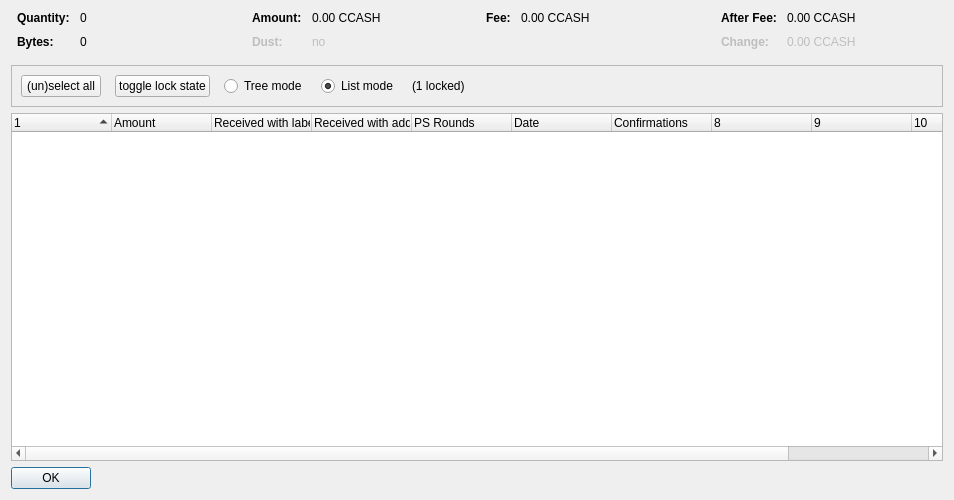
<?xml version="1.0" encoding="UTF-8"?>
<ui version="4.0">
 <class>CoinControlDialog</class>
 <widget class="QDialog" name="CoinControlDialog">
  <property name="geometry">
   <rect>
    <x>0</x>
    <y>0</y>
    <width>954</width>
    <height>500</height>
   </rect>
  </property>
  <property name="windowTitle">
   <string>Coin Selection</string>
  </property>
  <layout class="QVBoxLayout" name="verticalLayout">
   <item>
    <layout class="QHBoxLayout" name="horizontalLayoutTop" stretch="0,0,0,0">
     <property name="topMargin">
      <number>0</number>
     </property>
     <property name="bottomMargin">
      <number>10</number>
     </property>
     <item>
      <layout class="QFormLayout" name="formLayoutCoinControl1">
       <property name="horizontalSpacing">
        <number>10</number>
       </property>
       <property name="verticalSpacing">
        <number>10</number>
       </property>
       <property name="leftMargin">
        <number>6</number>
       </property>
       <property name="rightMargin">
        <number>6</number>
       </property>
       <item row="0" column="0">
        <widget class="QLabel" name="labelCoinControlQuantityText">
         <property name="font">
          <font>
           <weight>75</weight>
           <bold>true</bold>
          </font>
         </property>
         <property name="text">
          <string>Quantity:</string>
         </property>
        </widget>
       </item>
       <item row="0" column="1">
        <widget class="QLabel" name="labelCoinControlQuantity">
         <property name="cursor">
          <cursorShape>IBeamCursor</cursorShape>
         </property>
         <property name="contextMenuPolicy">
          <enum>Qt::ActionsContextMenu</enum>
         </property>
         <property name="text">
          <string notr="true">0</string>
         </property>
         <property name="textInteractionFlags">
          <set>Qt::LinksAccessibleByMouse|Qt::TextSelectableByKeyboard|Qt::TextSelectableByMouse</set>
         </property>
        </widget>
       </item>
       <item row="1" column="0">
        <widget class="QLabel" name="labelCoinControlBytesText">
         <property name="font">
          <font>
           <weight>75</weight>
           <bold>true</bold>
          </font>
         </property>
         <property name="text">
          <string>Bytes:</string>
         </property>
        </widget>
       </item>
       <item row="1" column="1">
        <widget class="QLabel" name="labelCoinControlBytes">
         <property name="cursor">
          <cursorShape>IBeamCursor</cursorShape>
         </property>
         <property name="contextMenuPolicy">
          <enum>Qt::ActionsContextMenu</enum>
         </property>
         <property name="text">
          <string notr="true">0</string>
         </property>
         <property name="textInteractionFlags">
          <set>Qt::LinksAccessibleByMouse|Qt::TextSelectableByKeyboard|Qt::TextSelectableByMouse</set>
         </property>
        </widget>
       </item>
      </layout>
     </item>
     <item>
      <layout class="QFormLayout" name="formLayoutCoinControl2">
       <property name="horizontalSpacing">
        <number>10</number>
       </property>
       <property name="verticalSpacing">
        <number>10</number>
       </property>
       <property name="leftMargin">
        <number>6</number>
       </property>
       <property name="rightMargin">
        <number>6</number>
       </property>
       <item row="0" column="0">
        <widget class="QLabel" name="labelCoinControlAmountText">
         <property name="font">
          <font>
           <weight>75</weight>
           <bold>true</bold>
          </font>
         </property>
         <property name="text">
          <string>Amount:</string>
         </property>
        </widget>
       </item>
       <item row="0" column="1">
        <widget class="QLabel" name="labelCoinControlAmount">
         <property name="cursor">
          <cursorShape>IBeamCursor</cursorShape>
         </property>
         <property name="contextMenuPolicy">
          <enum>Qt::ActionsContextMenu</enum>
         </property>
         <property name="text">
          <string notr="true">0.00 CCASH</string>
         </property>
         <property name="textInteractionFlags">
          <set>Qt::LinksAccessibleByMouse|Qt::TextSelectableByKeyboard|Qt::TextSelectableByMouse</set>
         </property>
        </widget>
       </item>
       <item row="1" column="0">
        <widget class="QLabel" name="labelCoinControlLowOutputText">
         <property name="enabled">
          <bool>false</bool>
         </property>
         <property name="font">
          <font>
           <weight>75</weight>
           <bold>true</bold>
          </font>
         </property>
         <property name="text">
          <string>Dust:</string>
         </property>
        </widget>
       </item>
       <item row="1" column="1">
        <widget class="QLabel" name="labelCoinControlLowOutput">
         <property name="enabled">
          <bool>false</bool>
         </property>
         <property name="cursor">
          <cursorShape>IBeamCursor</cursorShape>
         </property>
         <property name="contextMenuPolicy">
          <enum>Qt::ActionsContextMenu</enum>
         </property>
         <property name="text">
          <string notr="true">no</string>
         </property>
         <property name="textInteractionFlags">
          <set>Qt::LinksAccessibleByMouse|Qt::TextSelectableByKeyboard|Qt::TextSelectableByMouse</set>
         </property>
        </widget>
       </item>
      </layout>
     </item>
     <item>
      <layout class="QFormLayout" name="formLayoutCoinControl3">
       <property name="horizontalSpacing">
        <number>10</number>
       </property>
       <property name="verticalSpacing">
        <number>10</number>
       </property>
       <property name="leftMargin">
        <number>6</number>
       </property>
       <property name="rightMargin">
        <number>6</number>
       </property>
       <item row="0" column="0">
        <widget class="QLabel" name="labelCoinControlFeeText">
         <property name="font">
          <font>
           <weight>75</weight>
           <bold>true</bold>
          </font>
         </property>
         <property name="text">
          <string>Fee:</string>
         </property>
        </widget>
       </item>
       <item row="0" column="1">
        <widget class="QLabel" name="labelCoinControlFee">
         <property name="cursor">
          <cursorShape>IBeamCursor</cursorShape>
         </property>
         <property name="contextMenuPolicy">
          <enum>Qt::ActionsContextMenu</enum>
         </property>
         <property name="text">
          <string notr="true">0.00 CCASH</string>
         </property>
         <property name="textInteractionFlags">
          <set>Qt::LinksAccessibleByMouse|Qt::TextSelectableByKeyboard|Qt::TextSelectableByMouse</set>
         </property>
        </widget>
       </item>
      </layout>
     </item>
     <item>
      <layout class="QFormLayout" name="formLayoutCoinControl4">
       <property name="horizontalSpacing">
        <number>10</number>
       </property>
       <property name="verticalSpacing">
        <number>10</number>
       </property>
       <property name="leftMargin">
        <number>6</number>
       </property>
       <property name="rightMargin">
        <number>6</number>
       </property>
       <item row="0" column="0">
        <widget class="QLabel" name="labelCoinControlAfterFeeText">
         <property name="font">
          <font>
           <weight>75</weight>
           <bold>true</bold>
          </font>
         </property>
         <property name="text">
          <string>After Fee:</string>
         </property>
        </widget>
       </item>
       <item row="0" column="1">
        <widget class="QLabel" name="labelCoinControlAfterFee">
         <property name="cursor">
          <cursorShape>IBeamCursor</cursorShape>
         </property>
         <property name="contextMenuPolicy">
          <enum>Qt::ActionsContextMenu</enum>
         </property>
         <property name="text">
          <string notr="true">0.00 CCASH</string>
         </property>
         <property name="textInteractionFlags">
          <set>Qt::LinksAccessibleByMouse|Qt::TextSelectableByKeyboard|Qt::TextSelectableByMouse</set>
         </property>
        </widget>
       </item>
       <item row="1" column="0">
        <widget class="QLabel" name="labelCoinControlChangeText">
         <property name="enabled">
          <bool>false</bool>
         </property>
         <property name="font">
          <font>
           <weight>75</weight>
           <bold>true</bold>
          </font>
         </property>
         <property name="text">
          <string>Change:</string>
         </property>
        </widget>
       </item>
       <item row="1" column="1">
        <widget class="QLabel" name="labelCoinControlChange">
         <property name="enabled">
          <bool>false</bool>
         </property>
         <property name="cursor">
          <cursorShape>IBeamCursor</cursorShape>
         </property>
         <property name="contextMenuPolicy">
          <enum>Qt::ActionsContextMenu</enum>
         </property>
         <property name="text">
          <string notr="true">0.00 CCASH</string>
         </property>
         <property name="textInteractionFlags">
          <set>Qt::LinksAccessibleByMouse|Qt::TextSelectableByKeyboard|Qt::TextSelectableByMouse</set>
         </property>
        </widget>
       </item>
      </layout>
     </item>
    </layout>
   </item>
   <item>
    <widget class="QFrame" name="frame">
     <property name="minimumSize">
      <size>
       <width>0</width>
       <height>40</height>
      </size>
     </property>
     <property name="frameShape">
      <enum>QFrame::StyledPanel</enum>
     </property>
     <property name="frameShadow">
      <enum>QFrame::Sunken</enum>
     </property>
     <layout class="QHBoxLayout" name="horizontalLayout">
      <item>
       <layout class="QHBoxLayout" name="horizontalLayoutPanel" stretch="0,0,0,0,0,0">
        <property name="spacing">
         <number>14</number>
        </property>
        <item>
         <widget class="QPushButton" name="pushButtonSelectAll">
          <property name="sizePolicy">
           <sizepolicy hsizetype="Maximum" vsizetype="Fixed">
            <horstretch>0</horstretch>
            <verstretch>0</verstretch>
           </sizepolicy>
          </property>
          <property name="text">
           <string>(un)select all</string>
          </property>
          <property name="autoDefault">
           <bool>false</bool>
          </property>
         </widget>
        </item>
        <item>
         <widget class="QPushButton" name="pushButtonToggleLock">
          <property name="sizePolicy">
           <sizepolicy hsizetype="Maximum" vsizetype="Fixed">
            <horstretch>0</horstretch>
            <verstretch>0</verstretch>
           </sizepolicy>
          </property>
          <property name="text">
           <string>toggle lock state</string>
          </property>
          <property name="autoDefault">
           <bool>false</bool>
          </property>
         </widget>
        </item>
        <item>
         <widget class="QRadioButton" name="radioTreeMode">
          <property name="sizePolicy">
           <sizepolicy hsizetype="Maximum" vsizetype="Fixed">
            <horstretch>0</horstretch>
            <verstretch>0</verstretch>
           </sizepolicy>
          </property>
          <property name="text">
           <string>Tree mode</string>
          </property>
         </widget>
        </item>
        <item>
         <widget class="QRadioButton" name="radioListMode">
          <property name="sizePolicy">
           <sizepolicy hsizetype="Maximum" vsizetype="Fixed">
            <horstretch>0</horstretch>
            <verstretch>0</verstretch>
           </sizepolicy>
          </property>
          <property name="text">
           <string>List mode</string>
          </property>
          <property name="checked">
           <bool>true</bool>
          </property>
         </widget>
        </item>
        <item>
         <widget class="QLabel" name="labelLocked">
          <property name="text">
           <string>(1 locked)</string>
          </property>
         </widget>
        </item>
        <item>
         <spacer name="horizontalSpacer">
          <property name="orientation">
           <enum>Qt::Horizontal</enum>
          </property>
          <property name="sizeHint" stdset="0">
           <size>
            <width>40</width>
            <height>20</height>
           </size>
          </property>
         </spacer>
        </item>
       </layout>
      </item>
     </layout>
    </widget>
   </item>
   <item>
    <widget class="CoinControlTreeWidget" name="treeWidget">
     <property name="contextMenuPolicy">
      <enum>Qt::CustomContextMenu</enum>
     </property>
     <property name="sortingEnabled">
      <bool>false</bool>
     </property>
     <property name="columnCount">
      <number>11</number>
     </property>
     <attribute name="headerShowSortIndicator" stdset="0">
      <bool>true</bool>
     </attribute>
     <attribute name="headerStretchLastSection">
      <bool>false</bool>
     </attribute>
     <column>
      <property name="text">
       <string/>
      </property>
     </column>
     <column>
      <property name="text">
       <string>Amount</string>
      </property>
     </column>
     <column>
      <property name="text">
       <string>Received with label</string>
      </property>
     </column>
     <column>
      <property name="text">
       <string>Received with address</string>
      </property>
     </column>
     <column>
      <property name="text">
       <string>PS Rounds</string>
      </property>
     </column>
     <column>
      <property name="text">
       <string>Date</string>
      </property>
     </column>
     <column>
      <property name="text">
       <string>Confirmations</string>
      </property>
      <property name="toolTip">
       <string>Confirmed</string>
      </property>
     </column>
     <column>
      <property name="text">
       <string/>
      </property>
     </column>
     <column>
      <property name="text">
       <string/>
      </property>
     </column>
     <column>
      <property name="text">
       <string/>
      </property>
     </column>
     <column>
      <property name="text">
       <string/>
      </property>
     </column>
    </widget>
   </item>
   <item>
    <widget class="QDialogButtonBox" name="buttonBox">
     <property name="sizePolicy">
      <sizepolicy hsizetype="Maximum" vsizetype="Fixed">
       <horstretch>0</horstretch>
       <verstretch>0</verstretch>
      </sizepolicy>
     </property>
     <property name="orientation">
      <enum>Qt::Horizontal</enum>
     </property>
     <property name="standardButtons">
      <set>QDialogButtonBox::Ok</set>
     </property>
    </widget>
   </item>
  </layout>
 </widget>
 <customwidgets>
  <customwidget>
   <class>CoinControlTreeWidget</class>
   <extends>QTreeWidget</extends>
   <header>coincontroltreewidget.h</header>
  </customwidget>
 </customwidgets>
 <resources/>
 <connections/>
</ui>
